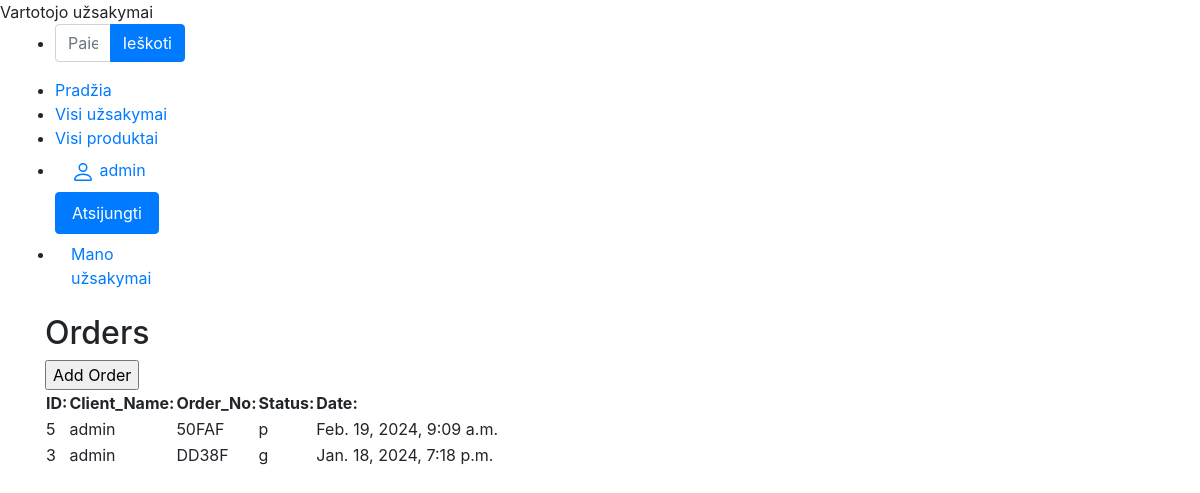
Page /baldai3/orders/ (signed in) on the committed database.
### baldai3/models.py (models this page shows, shortened)
class Order(models.Model):
    order_no = models.CharField(default=uuid.uuid4().hex[:5].upper(), verbose_name="Užsakymo Numeris", max_length=10,
                                editable=False)
    date = models.DateTimeField(verbose_name="Data")
    client_name = models.ForeignKey(to=User, verbose_name="Klientas", on_delete=models.SET_NULL, null=True, blank=True)
    LOAN_STATUS = (
        ('p', 'Pateiktas'),
        ('a', 'Apmokėtas'),
        ('g', 'Gamyboje'),
        ('i', 'Įvykdytas'),
    )
    status = models.CharField(
        verbose_name="Būsena",
        max_length=1,
        choices=LOAN_STATUS,
        blank=True,
        default='i',
        help_text='Statusas',
    )
    def __str__(self):
        return f"{self.order_no} {self.client_name} "
    class Meta:
        verbose_name = 'Užsakymas'
        verbose_name_plural = 'Užsakymai'
        ordering = ['-date']

### baldai3/views.py (the view)
# urls.py: path('orders/', views.order_list, name='order_list'),
@login_required
def order_list(request):
    orders = Order.objects.filter(client_name=request.user)
    print(orders)
    return render(request, 'order_list.html', {'orders': orders})

### baldai3/templates/order_list.html (shortened to what this page needs)
{% extends 'base.html' %}
{% block "content" %}
<h2>Orders</h2>
<form action="{% url 'order_create' %}" method="get">
    <input type="submit" value="Add Order">
</form>
  <table>
    <tr>
      <th>ID:</th>
      <th>Client_Name:</th>
      <th>Order_No:</th>
      <th>Status:</th>
      <th>Date:</th>
    </tr>
    {% for order in orders %}
      <tr>
        <td>{{ order.id }}</td>
        <td>{{ order.client_name }}</td>
        <td>{{ order.order_no }}</td>
        <td>{{ order.status }}</td>
        <td>{{ order.date }}</td>
      </tr>
    {% empty %}
      <tr>
        <td colspan="5">No orders found.</td>
      </tr>
    {% endfor %}
  </table>
{% endblock %}

### baldai3/templates/base.html (shortened to what this page needs)
<!DOCTYPE html>
<html lang="en">
<head>
    <link rel="stylesheet" href="https://stackpath.bootstrapcdn.com/bootstrap/4.1.3/css/bootstrap.min.css"
>
    {% load static %}
    <link rel="stylesheet" href="{% static 'css/styles.css' %}">
</head>
<body>
<div class="container-fluid">
    <div class="row">
        <div class="col-sm-2">
            {% block sidebar %}
            <ul class="sidebar-nav">
                <li>
                    <form action="{% url 'search' %}" method="get" class="form-inline my-2 my-md-0">
                        <div class="input-group mb-3">
                            <input name="query" class="form-control" type="text" placeholder="Paieška">
                            <div class="input-group-append">
                                <button class="btn btn-primary" type="submit">Ieškoti</button>
                            </div>
                        </div>
                    </form>
                </li>
                <li><a href="{% url 'index' %}">Pradžia</a></li>
                <li><a href="{% url 'order_line' %}">Visi užsakymai</a></li>
                <li><a href="{% url 'products' %}">Visi produktai</a></li>
                {% if user.is_authenticated %}
                <li class="nav-item"><a class="nav-link" href="{% url 'profile' %}">
                    {{ user.get_username }}</a>
                    <form method="post" action="{% url 'logout' %}">
                        <button type="submit" class="btn btn-primary nav-link ">Atsijungti</button>
                    </form>
                </li>
                <li class="nav-item">
                    <a class="nav-link" href="{% url 'my_orders_list' %}">Mano užsakymai</a>
                </li>
                {% endif %}
            </ul>
            {% endblock %}
        </div>
        <div class="container">
            {% block "content" %}{% endblock %}
        </div>
    </div>
</div>
</body>
</html>

### rows in the picture
Order: id "5", client_name "admin", order_no "50FAF", status "p", date "Feb. 19, 2024, 9:09 a.m."
Order: id "3", client_name "admin", order_no "DD38F", status "g", date "Jan. 18, 2024, 7:18 p.m."

### other values in the picture
{{ user.get_username }} "admin"
